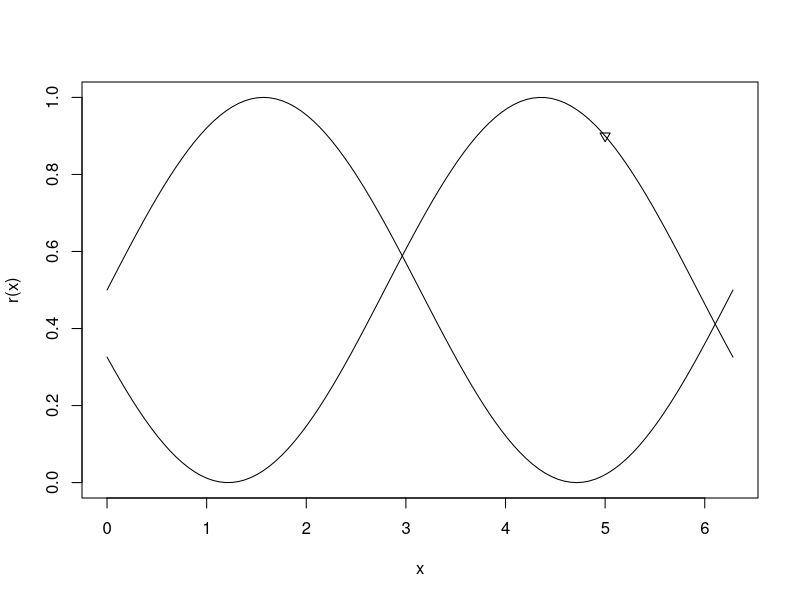
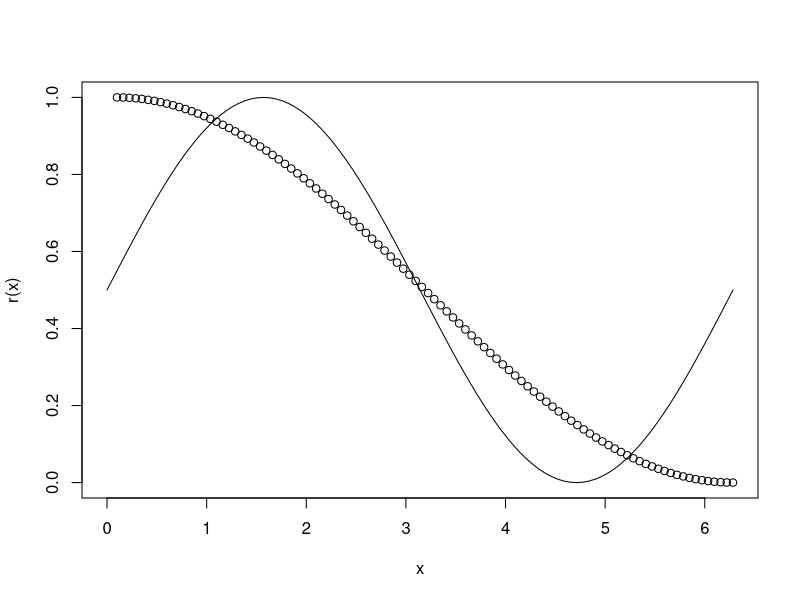
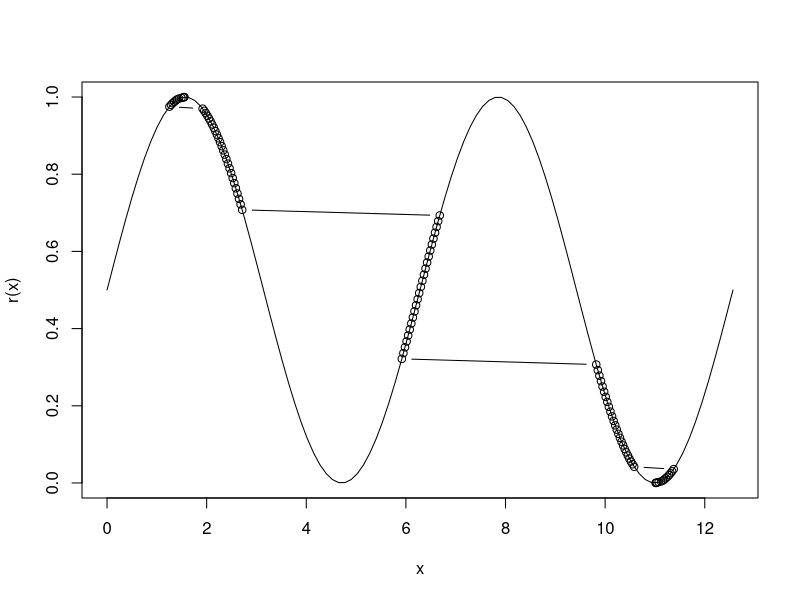
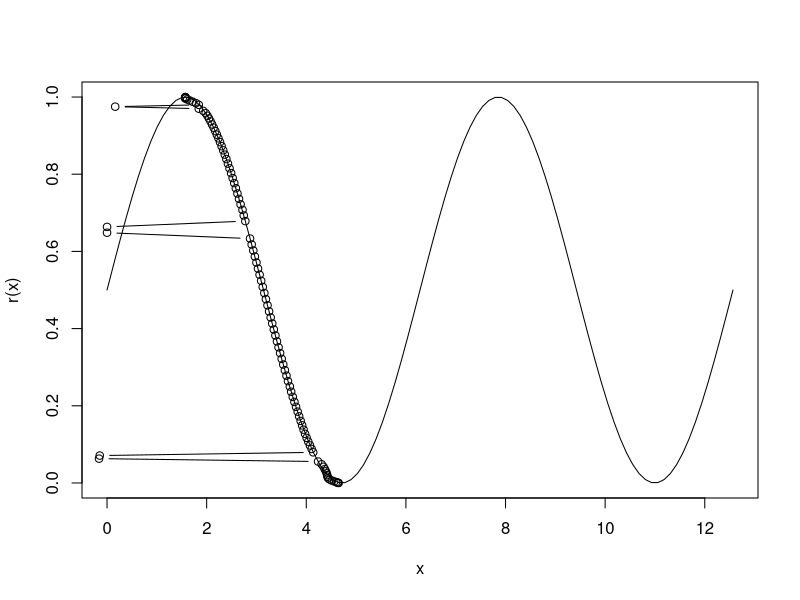
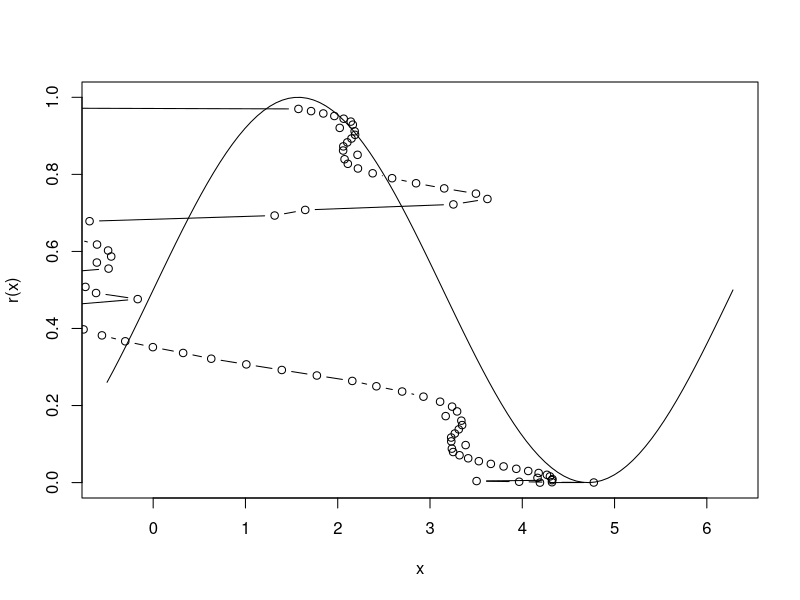
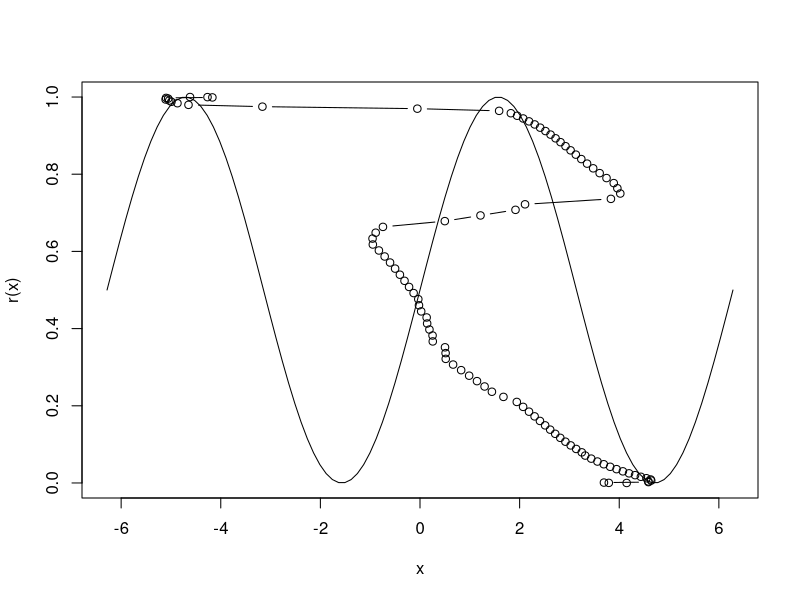
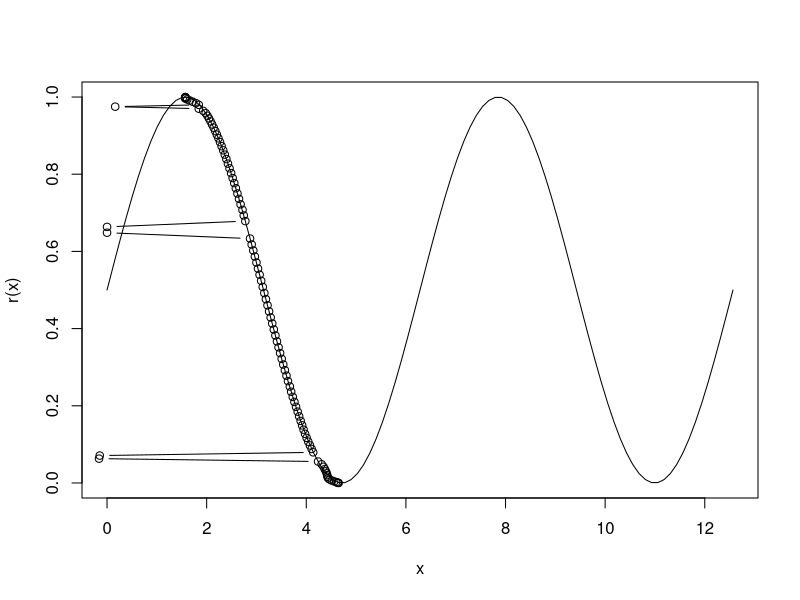
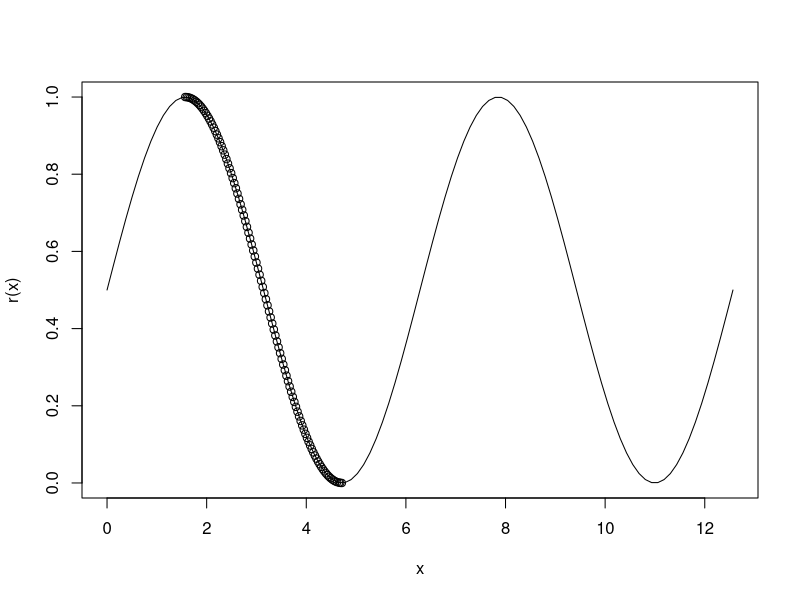

The R source for these figures, in order:
## ---- chunk 1
r <- Vectorize(function(x) {
  (sin(x) + 1) / 2
})
## ---- chunk 2
o <- function(x) {
  (.9 - r(x + 5))^2
}

optR <- optim(
  par = c(5),
  fn = o,
  method = "BFGS"
)

optR
## ---- chunk 3
r_prime <- function(x) r(optR$par + x)
curve(r, 0, 2 * pi)
curve(r_prime, 0, 2 * pi, add = TRUE)
points(x = 5, y = .9, pch = 25)
## ---- chunk 4
q <- matrix(ncol = 2, data = c(
  seq(0.1, 2 * pi, length.out = 100),
  (1 + sin(seq(pi / 2, 3/2 * pi, length.out = 100))) / 2
))

curve(r, 0, 2*pi)
lines(x = q[, 1], y = q[, 2], type = "b")
## ---- chunk 5
o2 <- function(x) {
  log(1 + sum((q[, 2] - r(x + q[, 1]))^2))
}

optR2 <- optim(
  par = q[, 1],
  fn = o2,
  method = "BFGS"
)

optR2
## ---- chunk 6
# idx <- 10
# r_prime2 <- function(x) r(optR2$par[idx] + x)
# 
# curve(r_prime2, 0, 2 * pi)
# points(x = q[idx, 1], y = q[idx, 2], pch = 25)
q_prime <- q
q_prime[, 1] <- q_prime[, 1] + optR2$par

curve(r, 0, 4*pi)
lines(x = q_prime[, 1], y = q_prime[, 2], type = "b")
## ---- chunk 7
o3 <- function(x) {
  # data-loss:
  loss <- log(1 + sum((q[, 2] - r(x + q[, 1]))^2))
  
  # regularizer box-bounds:
  temp <- q[, 1] + x
  temp <- abs(temp[temp < 1/2*pi | temp > 3/2 * pi])
  loss <- loss + log(1 + sum(temp)^length(temp))
  
  loss
}

optR3 <- optim(
  par = q[, 1],
  fn = o3,
  method = "BFGS"
)

optR3
## ---- chunk 8
q_prime <- q
q_prime[, 1] <- q_prime[, 1] + optR3$par

curve(r, 0, 4*pi)
lines(x = q_prime[, 1], y = q_prime[, 2], type = "b")
## ---- chunk 9
o4 <- function(x) {
  # data-loss:
  loss <- log(1 + sum((q[, 2] - r(x + q[, 1]))^2))
  
  # regularizer box-bounds:
  temp <- q[, 1] + x
  temp <- abs(temp[temp < 1/2*pi | temp > 3/2 * pi])
  loss <- loss + log(1 + sum(temp)^length(temp))
  
  # regularizer negative intervals:
  temp <- q[, 1] + x
  neg <- c()
  for (i in seq_len(length.out = length(x) - 1)) {
    l <- temp[i + 1] - temp[i]
    if (l < 0) {
      neg <- c(neg, l)
    }
  }
  if (length(neg) > 0) {
    neg <- abs(neg)
    loss <- loss + log(1 + sum(neg)^length(neg))
  }
  
  
  loss
}

optR4 <- optim(
  par = q[, 1],
  fn = o4,
  method = "BFGS"
)

optR4
## ---- chunk 10
q_prime <- q
q_prime[, 1] <- q_prime[, 1] + optR4$par

curve(r, -.5, 2*pi)
lines(x = q_prime[, 1], y = q_prime[, 2], type = "b")
## ---- chunk 11
temp <- c()
for (i in seq_len(length.out = nrow(q) - 1)) {
  temp <- c(temp, q[i + 1, 1] - q[i, 1])
}
mu <- mean(temp)
mu
## ---- chunk 12
o5 <- function(x) {
  loss <- 0
  # data-loss:
  loss <- loss + log(1 + .01 * sum((q[, 2] - r(x + q[, 1]))^2))
  
  # regularizer box-bounds:
  temp <- q[, 1] + x
  temp <- abs(temp[temp < 1/2*pi | temp > 3/2 * pi])
  loss <- loss + log(1 + sum(temp)^length(temp))
  
  # regularizer negative intervals:
  temp <- q[, 1] + x
  neg <- c()
  for (i in seq_len(length.out = length(x) - 1)) {
    l <- temp[i + 1] - temp[i]
    if (l < 0) {
      neg <- c(neg, l)
    }
  }
  if (length(neg) > 0) {
    neg <- abs(neg)
    loss <- loss + log(1 + sum(neg)^length(neg))
  }
  
  # regularizer extreme lengths:
  temp <- q[, 1] + x
  extr <- c()
  for (i in seq_len(length.out = nrow(q) - 1)) {
    extr <- c(extr, temp[i + 1] - temp[i])
  }
  extr <- extr - mu
  loss <- loss + log(1 + sum(extr^2))
  
  
  
  loss
}

optR5 <- optim(
  par = q[, 1],
  fn = o5,
  method = "BFGS"
)

optR5
## ---- chunk 13
q_prime <- q
q_prime[, 1] <- q_prime[, 1] + optR5$par

curve(r, -2*pi, 2*pi)
lines(x = q_prime[, 1], y = q_prime[, 2], type = "b")
## ---- chunk 14
q_prime <- q
q_prime[, 1] <- q_prime[, 1] + optR3$par

curve(r, 0, 4*pi)
lines(x = q_prime[, 1], y = q_prime[, 2], type = "b")
## ---- chunk 15
qx_exp <- q[, 1] - (q[1, 1]) # NOT min!
qx_exp <- qx_exp / (max(qx_exp) - min(qx_exp))
## ---- chunk 16
o6 <- function(x) {
  # data-loss:
  loss <- log(1 + sum((q[, 2] - r(x + q[, 1]))^2))
  
  # regularizer box-bounds:
  temp <- q[, 1] + x
  temp <- abs(temp[temp < 1/2*pi | temp > 3/2 * pi])
  if (length(temp) > 0) {
    loss <- loss + log(1 + sum(temp)^length(temp))
  }
  
  # deviation from expected distance:
  temp <- q[, 1] + x
  temp <- temp - temp[1]
  temp <- temp / (max(temp) - min(temp))
  loss <- loss + log(1 + sum((temp - qx_exp)^2))
  
  # # This works only when we use the previous regularizer but not stand-alone.
  # # Tikhonov:
  # temp <- (x - mean(x)) / sd(x)
  # # Tikhonov alternative (requires few more iterations):
  # # temp <- q[, 1] + x
  # # temp <- (temp - mean(temp)) / sd(temp)
  # loss <- loss + log(1 + sum(temp^2))
  
  loss
}

optR6 <- optim(
  par = q[, 1],
  fn = o6,
  method = "BFGS",
  # gr = function(x) pracma::grad(f = o6, x0 = x)
  # This one works as good!
  gr = function(x) {
    x_prime <- rep(NA_real_, length(x))
    for (i in seq_len(length.out = length(x))) {
      x_prime[i] <- pracma::fderiv(f = function(t) {
        use_x <- x
        use_x[i] <- t
        o6(use_x)
      }, x = x[i], method = "central")
    }
    x_prime
  }
)

optR6
## ---- chunk 17
q_prime <- q
q_prime[, 1] <- q_prime[, 1] + optR6$par

curve(r, 0, 4*pi)
lines(x = q_prime[, 1], y = q_prime[, 2], type = "b")
